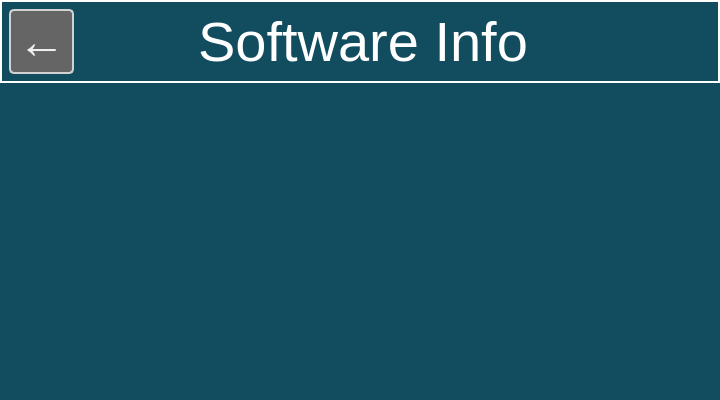
<?xml version="1.0" encoding="UTF-8"?>
<ui version="4.0">
 <class>AboutDialog</class>
 <widget class="QDialog" name="AboutDialog">
  <property name="geometry">
   <rect>
    <x>0</x>
    <y>0</y>
    <width>720</width>
    <height>400</height>
   </rect>
  </property>
  <property name="minimumSize">
   <size>
    <width>720</width>
    <height>400</height>
   </size>
  </property>
  <property name="maximumSize">
   <size>
    <width>720</width>
    <height>400</height>
   </size>
  </property>
  <property name="windowTitle">
   <string>About</string>
  </property>
  <property name="styleSheet">
   <string notr="true">QDialog, QWidget{
background: rgb(18, 77, 95);
border: none;
}</string>
  </property>
  <layout class="QVBoxLayout" name="verticalLayout">
   <property name="spacing">
    <number>0</number>
   </property>
   <property name="leftMargin">
    <number>0</number>
   </property>
   <property name="topMargin">
    <number>0</number>
   </property>
   <property name="rightMargin">
    <number>0</number>
   </property>
   <property name="bottomMargin">
    <number>0</number>
   </property>
   <item>
    <widget class="QWidget" name="widget" native="true">
     <property name="styleSheet">
      <string notr="true">QWidget#widget{
border: 2px solid white;
}

QPushButton {
	color: rgb(240, 240, 240);
	background: rgb(101, 101, 101);
	border: 2px solid rgb(210, 210, 210);
	border-radius: 5px;
}

QPushButton:pressed {
	color: rgb(192, 192, 192);
	background: rgb(131, 131, 131);
}</string>
     </property>
     <layout class="QHBoxLayout" name="horizontalLayout_2">
      <item>
       <widget class="QPushButton" name="btnBack">
        <property name="minimumSize">
         <size>
          <width>65</width>
          <height>65</height>
         </size>
        </property>
        <property name="maximumSize">
         <size>
          <width>65</width>
          <height>65</height>
         </size>
        </property>
        <property name="font">
         <font>
          <pointsize>36</pointsize>
         </font>
        </property>
        <property name="text">
         <string>←</string>
        </property>
       </widget>
      </item>
      <item>
       <widget class="QLabel" name="label_2">
        <property name="font">
         <font>
          <pointsize>42</pointsize>
         </font>
        </property>
        <property name="styleSheet">
         <string notr="true">color: white;</string>
        </property>
        <property name="text">
         <string>Software Info</string>
        </property>
        <property name="alignment">
         <set>Qt::AlignCenter</set>
        </property>
       </widget>
      </item>
      <item>
       <spacer name="horizontalSpacer">
        <property name="orientation">
         <enum>Qt::Horizontal</enum>
        </property>
        <property name="sizeType">
         <enum>QSizePolicy::Fixed</enum>
        </property>
        <property name="sizeHint" stdset="0">
         <size>
          <width>65</width>
          <height>20</height>
         </size>
        </property>
       </spacer>
      </item>
     </layout>
    </widget>
   </item>
   <item>
    <widget class="QScrollArea" name="scrollArea">
     <property name="verticalScrollBarPolicy">
      <enum>Qt::ScrollBarAlwaysOff</enum>
     </property>
     <property name="horizontalScrollBarPolicy">
      <enum>Qt::ScrollBarAlwaysOff</enum>
     </property>
     <property name="widgetResizable">
      <bool>true</bool>
     </property>
     <widget class="QWidget" name="scrollAreaWidgetContents">
      <property name="geometry">
       <rect>
        <x>0</x>
        <y>0</y>
        <width>720</width>
        <height>314</height>
       </rect>
      </property>
      <layout class="QHBoxLayout" name="horizontalLayout">
       <item>
        <widget class="QLabel" name="lblText">
         <property name="font">
          <font>
           <pointsize>24</pointsize>
          </font>
         </property>
         <property name="styleSheet">
          <string notr="true">color: white;</string>
         </property>
         <property name="text">
          <string/>
         </property>
         <property name="alignment">
          <set>Qt::AlignCenter</set>
         </property>
         <property name="wordWrap">
          <bool>true</bool>
         </property>
        </widget>
       </item>
      </layout>
     </widget>
    </widget>
   </item>
  </layout>
 </widget>
 <resources/>
 <connections/>
</ui>
